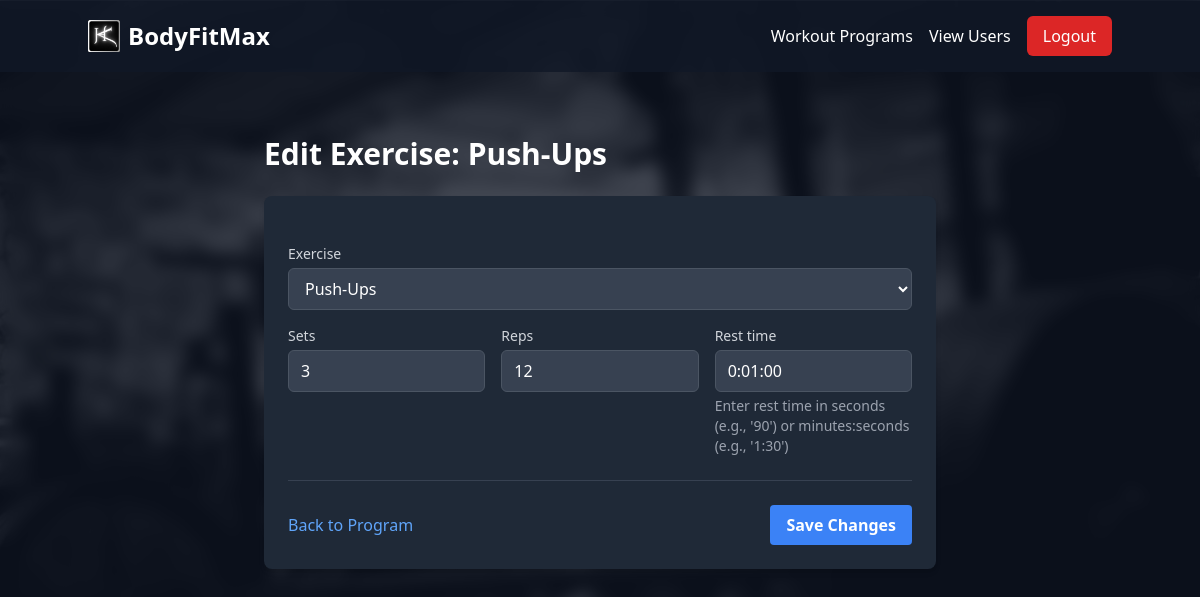
Page /edit_workout_exercise/1/ (signed in) on the committed database.
### fitness/models.py (models this page shows)
class WorkoutExercise(models.Model):
    workout_program = models.ForeignKey(WorkoutProgram, on_delete=models.CASCADE)
    exercise = models.ForeignKey('Exercise', on_delete=models.CASCADE)
    sets = models.IntegerField()
    reps = models.IntegerField()
    rest_time = models.DurationField()
    order = models.IntegerField(default=0)

class Exercise(models.Model):
    name = models.CharField(max_length=100)
    description = models.TextField()
    equipment_needed = models.CharField(max_length=200, blank=True, default='No equipment')
    muscle_group = models.CharField(max_length=50)
    created_at = models.DateTimeField(auto_now_add=True)
    updated_at = models.DateTimeField(auto_now=True)
    def __str__(self):
        return self.name

### fitness/views.py (the view)
# urls.py: path('edit_workout_exercise/<int:exercise_id>/', edit_workout_exercise, name='edit_workout_exercise'),
@user_passes_test(lambda u: u.is_staff)
def edit_workout_exercise(request, exercise_id):
    workout_exercise = get_object_or_404(WorkoutExercise, id=exercise_id)
    if request.method == 'POST':
        form = WorkoutExerciseForm(request.POST, instance=workout_exercise)
        if form.is_valid():
            workout_exercise = form.save(commit=False)
            rest_time_input = form.cleaned_data['rest_time']
            if isinstance(rest_time_input, str):
                if 'min' in rest_time_input:
                    minutes = int(rest_time_input.replace('min', '').strip())
                    workout_exercise.rest_time = timedelta(seconds=minutes * 60)
                else:
                    workout_exercise.rest_time = timedelta(seconds=int(rest_time_input))
            else:
                workout_exercise.rest_time = rest_time_input
            workout_exercise.save()
            messages.success(request, 'Exercise updated successfully.')
            return redirect('add_exercise_to_program', program_id=workout_exercise.workout_program.id)
    else:
        form = WorkoutExerciseForm(instance=workout_exercise)
    return render(request, 'fitness/edit_workout_exercise.html', {'form': form, 'workout_exercise': workout_exercise})

### fitness/templates/fitness/edit_workout_exercise.html (shortened to what this page needs)
{% extends 'fitness/base.html' %}
{% block content %}
<div class="container mx-auto px-4 py-8">
    <div class="max-w-2xl mx-auto">
        <div class="flex items-center justify-between mb-6">
            <h1 class="text-3xl font-bold text-white">Edit Exercise: {{ workout_exercise.exercise.name }}</h1>
        </div>
        <div class="bg-gray-800 rounded-lg shadow-md p-6">
            <form method="post" class="space-y-6">
                <div class="space-y-4">
                    <div>
                        <label class="block text-sm font-medium text-gray-300 mb-1">Exercise</label>
                        {{ form.exercise }}
                    </div>
                    <div class="grid grid-cols-1 md:grid-cols-3 gap-4">
                        <div>
                            <label class="block text-sm font-medium text-gray-300 mb-1">Sets</label>
                            {{ form.sets }}
                        </div>
                        <div>
                            <label class="block text-sm font-medium text-gray-300 mb-1">Reps</label>
                            {{ form.reps }}
                        </div>
                        <div>
                            <label class="block text-sm font-medium text-gray-300 mb-1">Rest time</label>
                            {{ form.rest_time }}
                            <p class="mt-1 text-sm text-gray-400">{{ form.rest_time.help_text }}</p>
                        </div>
                    </div>
                </div>
                <div class="flex justify-between items-center mt-6 pt-6 border-t border-gray-700">
                    <a href="{% url 'add_exercise_to_program' workout_exercise.workout_program.id %}"
                       class="text-blue-400 hover:text-blue-300">
                        Back to Program
                    </a>
                    <button type="submit"
                            class="bg-blue-500 hover:bg-blue-600 text-white font-bold py-2 px-4 rounded">
                        Save Changes
                    </button>
                </div>
            </form>
        </div>
    </div>
</div>
{% endblock %}

### rows in the picture
WorkoutExercise: exercise.name "Push-Ups", exercise "Push-Ups", sets "3", reps "12", rest_time "0:01:00"
